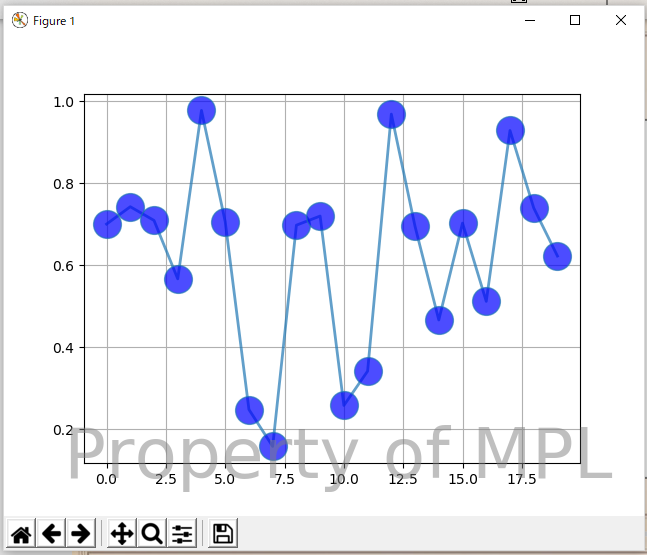

Reproduce this figure in Python.
import numpy as np
#import matplotlib
#matplotlib.use('Agg')

import matplotlib.pyplot as plt

# Fixing random state for reproducibility
np.random.seed(19680801)


fig, ax = plt.subplots()
ax.plot(np.random.rand(20), '-o', ms=20, lw=2, alpha=0.7, mfc='blue') #orangrをblueに変更
ax.grid()

# position bottom right
fig.text(0.95, 0.05, 'Property of MPL',
         fontsize=50, color='gray',
         ha='right', va='bottom', alpha=0.5)

plt.show()
